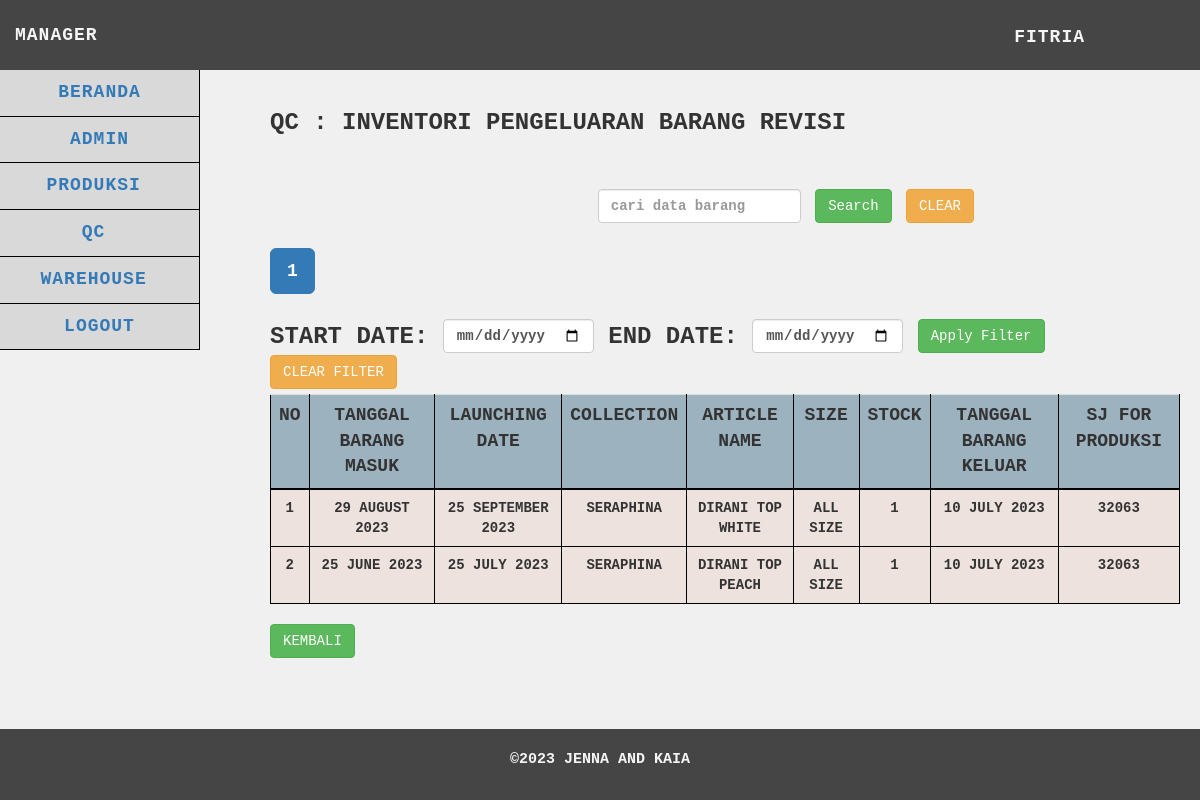
Before: /manager/qc/barangrevisi/barangrevisi.php (signed in) with the older database file.
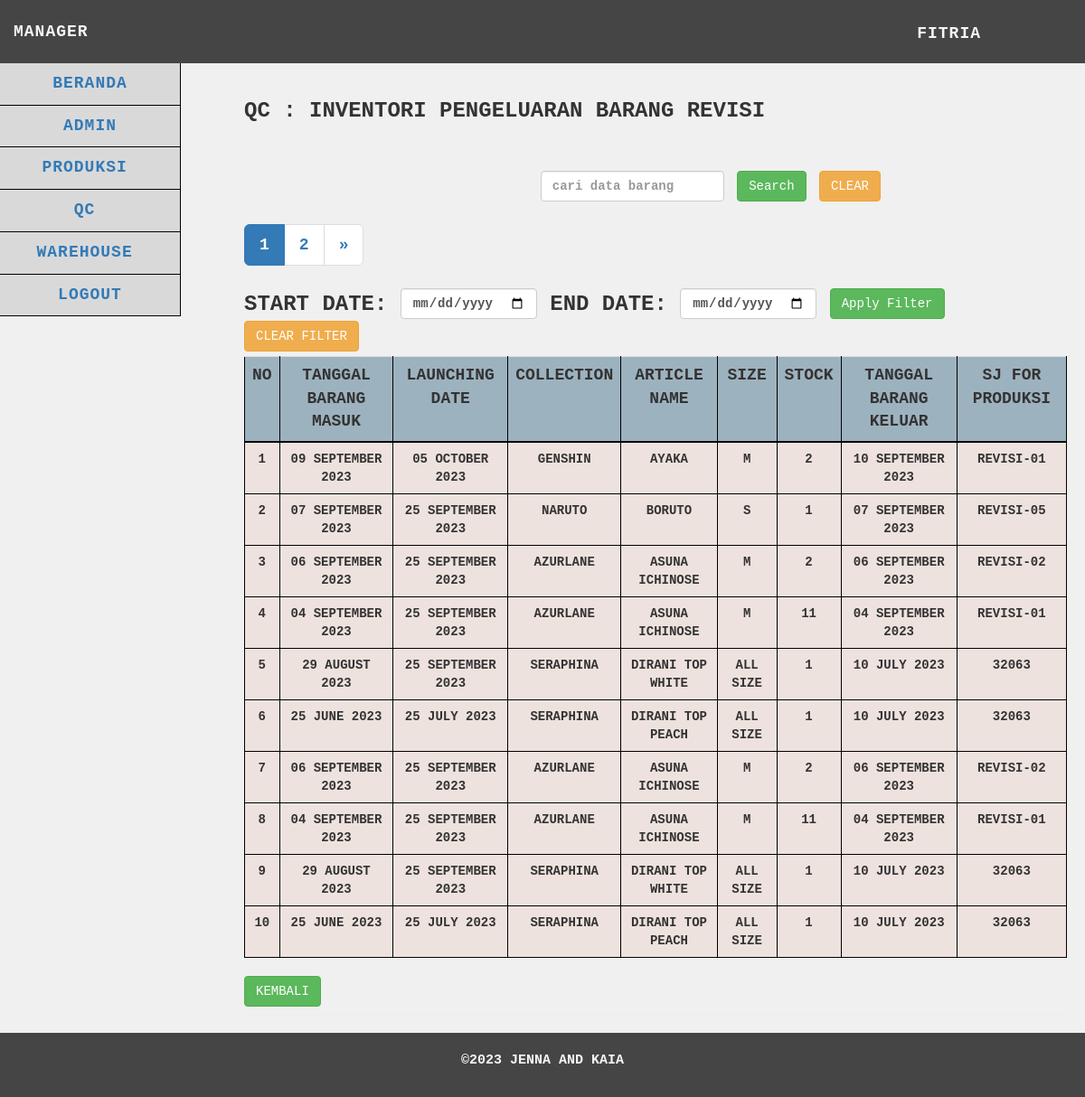
After: the same page with the newer database file.
### tables this page shows
CREATE TABLE `barangrevisi` (
  `idbarang_revisi` int(25) NOT NULL,
  `tgl_brg_masuk` date NOT NULL,
  `launching_date` date NOT NULL,
  `collection` varchar(255) NOT NULL,
  `article_name` varchar(255) NOT NULL,
  `size` varchar(15) NOT NULL,
  `stock` int(255) NOT NULL,
  `tgl_brg_keluar` date NOT NULL,
  `sj_for_produksi` varchar(255) NOT NULL,
  `idbarang_qc` int(25) NOT NULL
);

### manager/qc/barangrevisi/functions.php (called while the page is built, shortened)
<?php
$db = mysqli_connect("localhost", "root", "", "gudangjenna");
function query($query)
{
    global $db;
    $result = mysqli_query($db, $query);
    $rows = [];
    while ($row = mysqli_fetch_assoc($result)) {
        $rows[] = $row;
    }
    return $rows;
}
function formatDate($dateString)
{
    $timestamp = strtotime($dateString);
    return date('d F Y', $timestamp);
}

### manager/qc/barangrevisi/barangrevisi.php (the view, shortened to what the changed rows need)
<?php
$barangrevisi = query("SELECT * FROM barangrevisi");
$limit = 10;
$page = isset($_GET['page']) ? $_GET['page'] : 1;
$start = ($page - 1) * $limit;
$start_date = isset($_GET['start_date']) ? $_GET['start_date'] : '';
$end_date = isset($_GET['end_date']) ? $_GET['end_date'] : '';
$date_filter = '';
$search = isset($_GET['search']) ? $_GET['search'] : '';
$search_filter = '';
$query = "SELECT * FROM barangrevisi $date_filter $search_filter ORDER BY idbarang_revisi DESC LIMIT $start, $limit";
$barangrevisi = query($query);
$totalRecordsSearchDateFilter = count(query("SELECT * FROM barangrevisi $date_filter $search_filter"));
$totalPagesSearchDateFilter = ceil($totalRecordsSearchDateFilter / $limit);
?>
<!DOCTYPE html>
<html>
<head>
    <link href="../../../vendor/css/bootstrap/bootstrap.min.css" rel="stylesheet">
    <link href="../../../vendor/css/bootstrap/bootstrap.css" rel="stylesheet">
    <link href="../../../vendor/font-awesome/css/font-awesome.min.css" rel="stylesheet" type="text/css">
    <link href="../../../css/tabelmanager.css" rel="stylesheet">
</head>
<body>
    <div class="content">
        <div class="container-fluid">
            <h1 class="page-header">QC : Inventori Pengeluaran Barang Revisi
                <br><br><br>
                <div class="row">
                    <div class="col-md-4">
                    </div>
                    <div class="col-md-6">
                        <form action="" method="GET" class="form-inline">
                        </form>
                    </div>
                </div>
                <div class="row" style="margin-top: 5px;">
                    <div class="col-md-6">
                        <div class="button-group" style="display: flex; align-items: center;">
                            <div class="pagination-container">
                                <ul class="pagination pagination-lg">
                                    <?php
                                    $startPage = max(1, $page - 1);
                                    $endPage = min($totalPagesSearchDateFilter, $startPage + 4);
                                        for ($p = $startPage; $p <= $endPage; $p++) :
                                     ?>
                                    <li class="<?php if ($p == $page) echo 'active'; ?>">
                                        <a
                                            href="?page=<?php echo $p; ?>&start_date=<?php echo $start_date; ?>&end_date=<?php echo $end_date; ?>&search=<?php echo $search; ?>">
                                            <?php echo $p; ?>
                                        </a>
                                    </li>
                                    <?php endfor; ?>
                                    <?php if ($page < $totalPagesSearchDateFilter) : ?>
                                    <li>
                                        <a href="?page=<?php echo ($page + 1); ?>&start_date=<?php echo $start_date; ?>&end_date=<?php echo $end_date; ?>&search=<?php echo $search; ?>"
                                            aria-label="Next">
                                            <span aria-hidden="true">&raquo;</span>
                                        </a>
                                    </li>
                                    <?php endif; ?>
                                </ul>
                            </div>
                        </div>
                    </div>
                </div>
                <div class="row" style="margin-top: 5px; margin-bottom: 5px">
                    <div class="col-md-12">
                        <form action="" method="GET" class="form-inline">
                        </form>
                    </div>
                </div>
                <div class="table-responsive">
                    <table id="data-table" class="table table-hover">
                        <tr>
                            <th scope="col">No</th>
                            <th scope="col">Tanggal Barang Masuk</th>
                            <th scope="col">Launching Date</th>
                            <th scope="col">Collection</th>
                            <th scope="col">Article Name</th>
                            <th scope="col">Size</th>
                            <th scope="col">Stock</th>
                            <th scope="col">Tanggal Barang Keluar</th>
                            <th scope="col">SJ For Produksi</th>
                        </tr>
                        <?php $i = $start + 1; ?>
                        <?php foreach ($barangrevisi as $row) : ?>
                        <tr class="data-row">
                            <td><?= $i; ?></td>
                            <td><?= formatDate($row["tgl_brg_masuk"]); ?></td>
                            <td><?= formatDate($row["launching_date"]); ?></td>
                            <td><?= $row["collection"]; ?></td>
                            <td><?= $row["article_name"]; ?></td>
                            <td><?= $row["size"]; ?></td>
                            <td><?= $row["stock"]; ?></td>
                            <td><?= formatDate($row["tgl_brg_keluar"]); ?></td>
                            <td><?= $row["sj_for_produksi"]; ?></td>
                        </tr>
                        <?php $i++; ?>
                        <?php endforeach; ?>
                    </table>
                </div>
                <div>
                    <a href="../../beranda.php" class="btn btn-success">Kembali</a>
                </div>
        </div>
    </div>
</body>
</html>

Changed rows visible on the page:
added barangrevisi: tgl_brg_masuk "09 SEPTEMBER 2023", launching_date "05 OCTOBER 2023", collection "GENSHIN", article_name "AYAKA", size "M", stock "2", tgl_brg_keluar "10 SEPTEMBER 2023", sj_for_produksi "REVISI-01"
added barangrevisi: tgl_brg_masuk "07 SEPTEMBER 2023", launching_date "25 SEPTEMBER 2023", collection "NARUTO", article_name "BORUTO", size "S", stock "1", tgl_brg_keluar "07 SEPTEMBER 2023", sj_for_produksi "REVISI-05"
added barangrevisi: tgl_brg_masuk "06 SEPTEMBER 2023", launching_date "25 SEPTEMBER 2023", collection "AZURLANE", article_name "ASUNA ICHINOSE", size "M", stock "2", tgl_brg_keluar "06 SEPTEMBER 2023", sj_for_produksi "REVISI-02"
added barangrevisi: tgl_brg_masuk "04 SEPTEMBER 2023", launching_date "25 SEPTEMBER 2023", collection "AZURLANE", article_name "ASUNA ICHINOSE", size "M", stock "11", tgl_brg_keluar "04 SEPTEMBER 2023", sj_for_produksi "REVISI-01"
added barangrevisi: tgl_brg_masuk "06 SEPTEMBER 2023", launching_date "25 SEPTEMBER 2023", collection "AZURLANE", article_name "ASUNA ICHINOSE", size "M", stock "2", tgl_brg_keluar "06 SEPTEMBER 2023", sj_for_produksi "REVISI-02"
added barangrevisi: tgl_brg_masuk "04 SEPTEMBER 2023", launching_date "25 SEPTEMBER 2023", collection "AZURLANE", article_name "ASUNA ICHINOSE", size "M", stock "11", tgl_brg_keluar "04 SEPTEMBER 2023", sj_for_produksi "REVISI-01"
added barangrevisi: tgl_brg_masuk "29 AUGUST 2023", launching_date "25 SEPTEMBER 2023", collection "SERAPHINA", article_name "DIRANI TOP WHITE", size "ALL SIZE", stock "1", tgl_brg_keluar "10 JULY 2023", sj_for_produksi "32063"
added barangrevisi: tgl_brg_masuk "25 JUNE 2023", launching_date "25 JULY 2023", collection "SERAPHINA", article_name "DIRANI TOP PEACH", size "ALL SIZE", stock "1", tgl_brg_keluar "10 JULY 2023", sj_for_produksi "32063"
Other visible differences:
new list line: "2"
